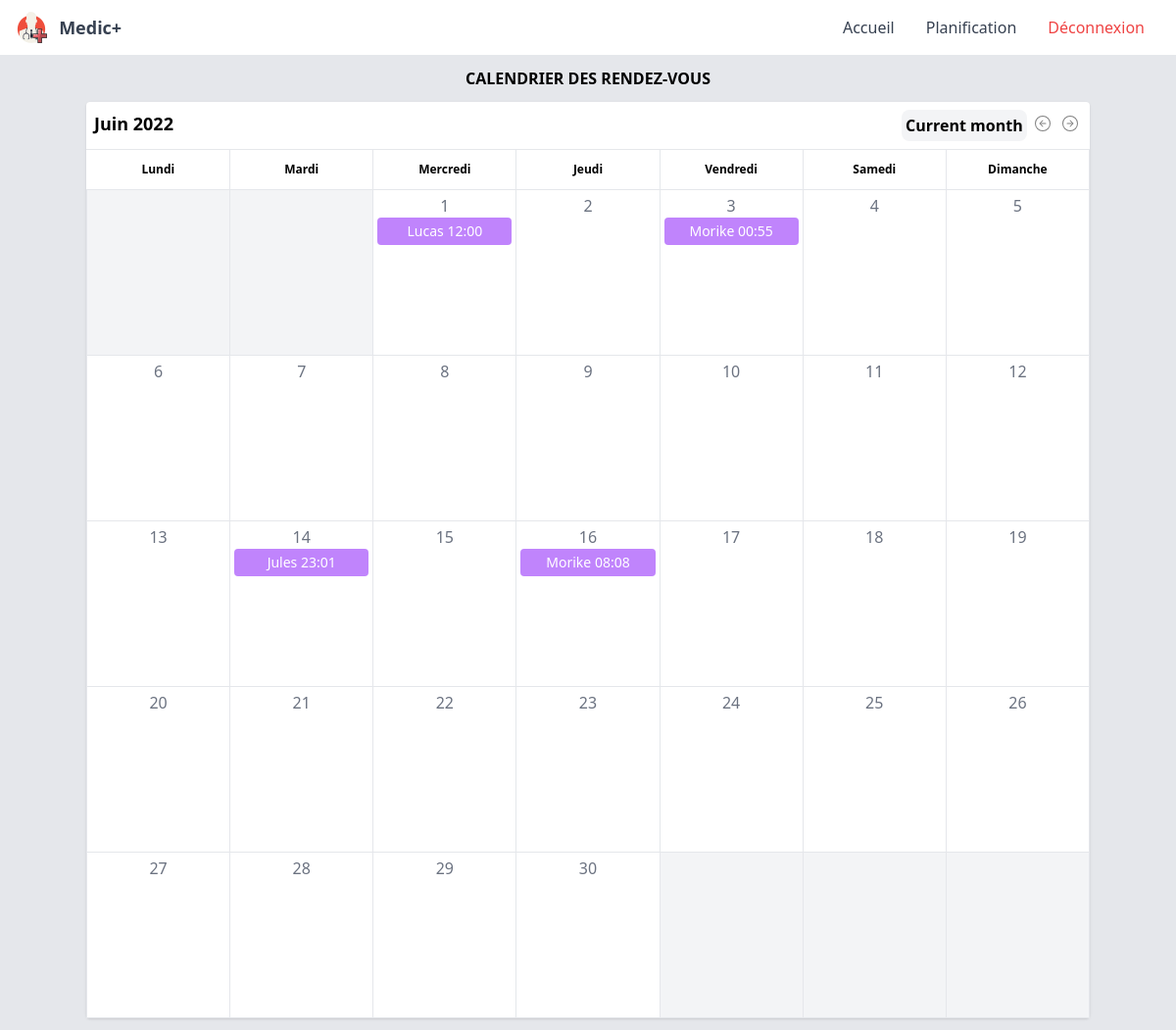
The app's page /index.php?p=home (signed in) with its own data.
### tables this page shows
CREATE TABLE `meet` (
  `id` int(11) NOT NULL,
  `userid` varchar(255) DEFAULT NULL,
  `clientName` varchar(255) DEFAULT NULL,
  `clientMail` varchar(255) DEFAULT NULL,
  `date` datetime DEFAULT NULL,
  `place` varchar(255) DEFAULT NULL,
  `resume` varchar(255) DEFAULT NULL,
  `qcm` varchar(255) DEFAULT NULL,
  `validated` tinyint(1) DEFAULT NULL
);

### pages/home.php (the view, shortened to what this page needs)
<?php
if (!isset($_GET["month"])) {
  $month = date('n');
  $year = date('Y');
} else if (is_numeric($_GET["month"] > 12) || $_GET["month"] > 12 || $_GET["month"] < 1) {
  $month = date('n');
  $year = date('Y');
} else {
  $month = $_GET["month"];
  $year = date('Y');
}
if (!isset($_GET["year"])) {
  $year = date('Y');
} else if (is_numeric($_GET["year"] > 12)) {
  $year = date('Y');
} else {
  $year = $_GET["year"];
}
$number_of_days = cal_days_in_month(CAL_GREGORIAN,$month, $year);
$dates = [];
for ($x = 1; $x <= $number_of_days; $x++) {
    array_push($dates, date("F", strtotime($x . "-" . $month . "-" . $year)) . "-" . $x . "-" . $year . "-" . date("l", strtotime($x . "-" . $month . "-" . $year)));
}
$monthList = ["Janvier", "Février", "Mars", "Avril", "Mai", "Juin", "Juillet", "Août", "Septembre", "Octobre", "Novembre", "Décembre"];
$monthIndex = $month - 1;
$id = $_SESSION['user']['id'];
if ($_SESSION["user"]['type'] == "sec") {
  $req = "SELECT * FROM `meet` order by date asc";
} else {
  $req = "SELECT * FROM `meet` WHERE userId = $id order by date asc";
}
$ORes = $Bdd->query($req);
$meets = [];
if ($ORes) {
  while ($Reu = $ORes->fetch()) {
    if (isset($meets[explode(" ", $Reu->date)[0] ])) {
      array_push($meets[explode(" ", $Reu->date)[0]], $Reu);
    } else {
      $meets += [explode(" ", $Reu->date)[0] => [$Reu]];
    }
  }
}
?>
<div class="w-full flex justify-center"><p class="font-bold mt-3">CALENDRIER DES RENDEZ-VOUS</p></div>
<div class="container mx-auto py-3">
  <div class="wrapper bg-white rounded shadow w-full ">
    <div class="header flex justify-between border-b p-2">
      <span class="text-lg font-bold">
        <?php echo "$monthList[$monthIndex] $year"; ?>
      </span>
      <div class="buttons">
        <button id="currentMonth" class="bg-gray-100 font-semibold p-1 rounded-lg hover:bg-gray-200">
          Current month
        </button>
        <button id="pmonth" class="p-1">
        </button>
        <button id="nmonth" class="p-1">
        </button>
      </div>
    </div>
    <table class="w-full">
      <thead>
        <tr>
          <th class="p-2 border-r h-10 xl:w-40 lg:w-30 md:w-30 sm:w-20 w-10 xl:text-sm text-xs">
            <span class="xl:block lg:block md:block sm:block hidden">Lundi</span>
          </th>
          <th class="p-2 border-r h-10 xl:w-40 lg:w-30 md:w-30 sm:w-20 w-10 xl:text-sm text-xs">
            <span class="xl:block lg:block md:block sm:block hidden">Mardi</span>
          </th>
          <th class="p-2 border-r h-10 xl:w-40 lg:w-30 md:w-30 sm:w-20 w-10 xl:text-sm text-xs">
            <span class="xl:block lg:block md:block sm:block hidden">Mercredi</span>
          </th>
          <th class="p-2 border-r h-10 xl:w-40 lg:w-30 md:w-30 sm:w-20 w-10 xl:text-sm text-xs">
            <span class="xl:block lg:block md:block sm:block hidden">Jeudi</span>
          </th>
          <th class="p-2 border-r h-10 xl:w-40 lg:w-30 md:w-30 sm:w-20 w-10 xl:text-sm text-xs">
            <span class="xl:block lg:block md:block sm:block hidden">Vendredi</span>
          </th>
          <th class="p-2 border-r h-10 xl:w-40 lg:w-30 md:w-30 sm:w-20 w-10 xl:text-sm text-xs">
            <span class="xl:block lg:block md:block sm:block hidden">Samedi</span>
          </th>
          <th class="p-2 border-r h-10 xl:w-40 lg:w-30 md:w-30 sm:w-20 w-10 xl:text-sm text-xs">
            <span class="xl:block lg:block md:block sm:block hidden">Dimanche</span>
          </th>
        </tr>
      </thead>
      <tbody>
        <?php
          $go = FALSE;
          $enMonth = ["January", "February", "March", "April", "May", "June", "July", "August", "September", "October", "November", "December"];
          $array = ["Monday", "Tuesday", "Wednesday", "Thursday", "Friday", "Saturday", "Sunday"];
          $nb = 0;
          $maxLines = (explode("-", $dates[0])[3] == "Saturday" || explode("-", $dates[0])[3] == "Sunday") ? 6 : 5;
          for ($i=1; $i <= $maxLines; $i++) {
            ?>
              <tr class="text-center h-20">
                <?php
            for ($j=1; $j <= 7; $j++) {
              if ($i == 1) {
                $dateExploded = explode("-", $dates[$nb]);
                $currentDate = $dateExploded[2] . "-" . ((array_search($dateExploded[0], $enMonth)+1) > 10 ? (array_search($dateExploded[0], $enMonth)+1) : "0" . (array_search($dateExploded[0], $enMonth)+1) . "-" . ($dateExploded[1] > 10 ? $dateExploded[1] : "0" .$dateExploded[1]));
                $d = explode("-", $dates[$nb])[3];
                if ($d == $array[$j-1]) {
                  $go = TRUE;
                  ?>
                    <td
                      class="border p-1 h-40 xl:w-40 lg:w-30 md:w-30 sm:w-20 w-10 overflow-auto transition cursor-pointer duration-500 ease hover:bg-gray-300">
                      <div class="flex flex-col h-40 mx-auto xl:w-40 lg:w-30 md:w-30 sm:w-full w-10 mx-auto">
                        <div class="top h-5 w-full">
                          <span class="text-gray-500"><?php echo $nb+1; ?></span>
                        </div>
                        <?php
                          if (isset($meets[$currentDate])) {
                            ?>
                              <div class="bottom flex-grow h-30 py-1 w-full cursor-pointer">
                                <?php
                                  foreach ($meets[$currentDate] as $key => $value) {
                                    $name = $value->clientName;
                                    $hour = substr(explode(" ", $value->date)[1], 0, -3);
                                    print "<div class='event bg-purple-400 text-white rounded p-1 text-sm mb-1'>
                                      <span class='event-name'>
                                        $name
                                      </span>
                                      <span class='time'>
                                        $hour
                                      </span>
                                    </div>";
                                  }
                                ?>
                              </div>
                            <?php
                          }
                        ?>
                        <div class="bottom flex-grow h-30 py-1 w-full cursor-pointer"></div>
                      </div>
                    </td>
                  <?php
                } else {
                  ?>
                    <td
                      class="border bg-gray-100 p-1 h-40 xl:w-40 lg:w-30 md:w-30 sm:w-20 w-10 overflow-auto transition cursor-pointer duration-500 ease hover:bg-gray-300">
                      <div class="flex flex-col h-40 mx-auto xl:w-40 lg:w-30 md:w-30 sm:w-full w-10 mx-auto">
                        <div class="top h-5 w-full">
                        </div>
                        <div class="bottom flex-grow h-30 py-1 w-full cursor-pointer"></div>
                      </div>
                    </td>
                  <?php
                }
              } else {
                if (array_key_exists($nb, $dates)) {
                  $dateExploded = explode("-", $dates[$nb]);
                  $currentDate = $dateExploded[2] . "-" . ((array_search($dateExploded[0], $enMonth)+1) > 10 ? (array_search($dateExploded[0], $enMonth)+1) : "0" . (array_search($dateExploded[0], $enMonth)+1) . "-" . ($dateExploded[1] > 10 ? $dateExploded[1] : "0" .$dateExploded[1]));
                  ?>
                    <td
                      class="border p-1 h-40 xl:w-40 lg:w-30 md:w-30 sm:w-20 w-10 overflow-auto transition cursor-pointer duration-500 ease hover:bg-gray-300">
                      <div class="flex flex-col h-40 mx-auto xl:w-40 lg:w-30 md:w-30 sm:w-full w-10 mx-auto">
                        <div class="top h-5 w-full">
                          <span class="text-gray-500"><?php echo $nb+1; ?></span>
                        </div>
                        <?php
                          if (isset($meets[$currentDate])) {
                            ?>
                            <div class="bottom flex-grow h-30 py-1 w-full cursor-pointer">
                              <?php
                              foreach ($meets[$currentDate] as $key => $value) {
                                $name = $value->clientName;
                                $hour = substr(explode(" ", $value->date)[1], 0, -3);
                                print "<div class='event bg-purple-400 text-white rounded p-1 text-sm mb-1'>
                                  <span class='event-name'>
                                    $name
                                  </span>
                                  <span class='time'>
                                    $hour
                                  </span>
                                </div>";
                              }
                              ?>
                            </div>
                            <?php
                          }
                        ?>
                        <div class="bottom flex-grow h-30 py-1 w-full cursor-pointer"></div>
                      </div>
                    </td>
                  <?php
                } else {
                  ?>
                    <td
                      class="border bg-gray-100 p-1 h-40 xl:w-40 lg:w-30 md:w-30 sm:w-20 w-10 overflow-auto transition cursor-pointer duration-500 ease hover:bg-gray-300">
                      <div class="flex flex-col h-40 mx-auto xl:w-40 lg:w-30 md:w-30 sm:w-full w-10 mx-auto">
                        <div class="top h-5 w-full">
                        </div>
                        <div class="bottom flex-grow h-30 py-1 w-full cursor-pointer"></div>
                      </div>
                    </td>
                  <?php
                }
              }
              if ($go) {
                $nb += 1;
              }
            }
            ?>
              </tr>
            <?php
          }
        ?>
      </tbody>
    </table>
  </div>
</div>

### index.php (shortened to what this page needs)
<!DOCTYPE html>
<html lang="fr">
<head>
    <script src="https://cdn.tailwindcss.com"></script>
</head>
<body>
    <div id="app" class="bg-gray-200 h-full w-full">
        <?php
        include("db/Bdd.php");
        if (isset($_SESSION["online"])) {
            if(isset($_GET['p'])) {
                include("header.php");
                switch ($_GET['p']) {
                    default:
                        include("pages/home.php"); break;
                }
            }
        } else {
            $_GET['p'] = "login";
            include("pages/login.php");
        }
        ?>
    </div>
</body>
</html>

### header.php (shortened to what this page needs)
<?php
print '<header>
    <nav
    class="
        flex flex-wrap
        items-center
        justify-between
        w-full
        py-4
        md:py-0
        px-4
        text-lg text-gray-700
        bg-white
    "
    >
        <div class="flex flex-row items-center space-x-3">
            <a href="#">
                <img class="h-[32.125px]" src="images/medicplus.png" alt="MEDIC+">
            </a>
            <h1 class="font-bold">Medic+</h1>
        </div>
            <svg
            xmlns="http://www.w3.org/2000/svg"
            id="menu-button"
            class="h-6 w-6 cursor-pointer md:hidden block"
            fill="none"
            viewBox="0 0 24 24"
            stroke="currentColor"
            >
            <path
                stroke-linecap="round"
                stroke-linejoin="round"
                stroke-width="2"
                d="M4 6h16M4 12h16M4 18h16"
            />
            </svg>
        <div class="hidden w-full md:flex md:items-center md:w-auto" id="menu">
            <ul
            class="
                pt-4
                text-base text-gray-700
                md:flex
                md:justify-between
                md:pt-0"
            >';
            if(isset($_SESSION["online"])){
            print'<li>
                <a class="md:p-4 py-2 block hover:text-gray-400" href="home"
                >Accueil</a
                >
            </li>';
            }
            if(isset($_SESSION["online"]) && isset($_SESSION["user"]["type"]) && $_SESSION["user"]["type"] == "sec"){
                print'<li>
                    <form method="POST">
                    <button type="submit" name="deco" id="deco"><a class="md:p-4 py-2 block hover:text-gray-400" href="planif"
                    >Planification</a
                    ></button>
                    </form>
                </li>';
            }
            if(isset($_SESSION["online"])){
                print'<li>
                    <form method="POST">
                    <button type="submit" name="deco" id="deco"><a
                    class="md:p-4 py-2 block hover:text-red-400 text-red-500"
                    >Déconnexion</a
                    ></button>
                    </form>
                </li>';
            }
            print'</ul>
        </div>
    </nav>
</header>';
?>

### records on screen
meet: clientName "Lucas", date "12:00"
meet: clientName "Morike", date "00:55"
meet: clientName "Jules", date "23:01"
meet: clientName "Morike", date "08:08"

### other values on screen
$monthList[$monthIndex] "Juin"
$year "2022"
$nb+1 "2"
$nb+1 "3"
$nb+1 "4"
$nb+1 "5"
$nb+1 "6"
$nb+1 "7"
$nb+1 "8"
$nb+1 "9"
$nb+1 "10"
$nb+1 "11"
$nb+1 "12"
$nb+1 "13"
$nb+1 "14"
